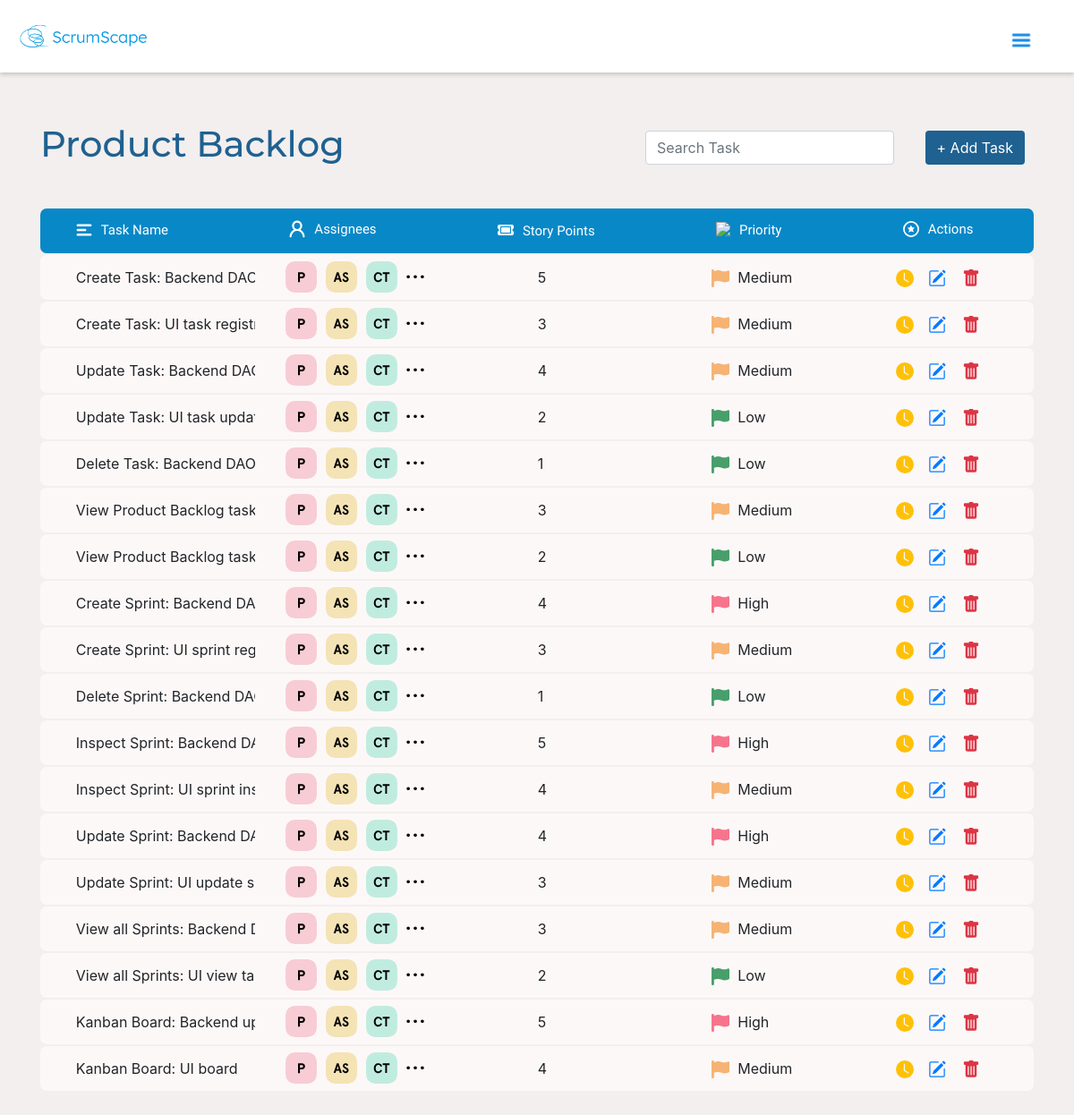
Before: /backlog/index.php (signed in) with the older database file.
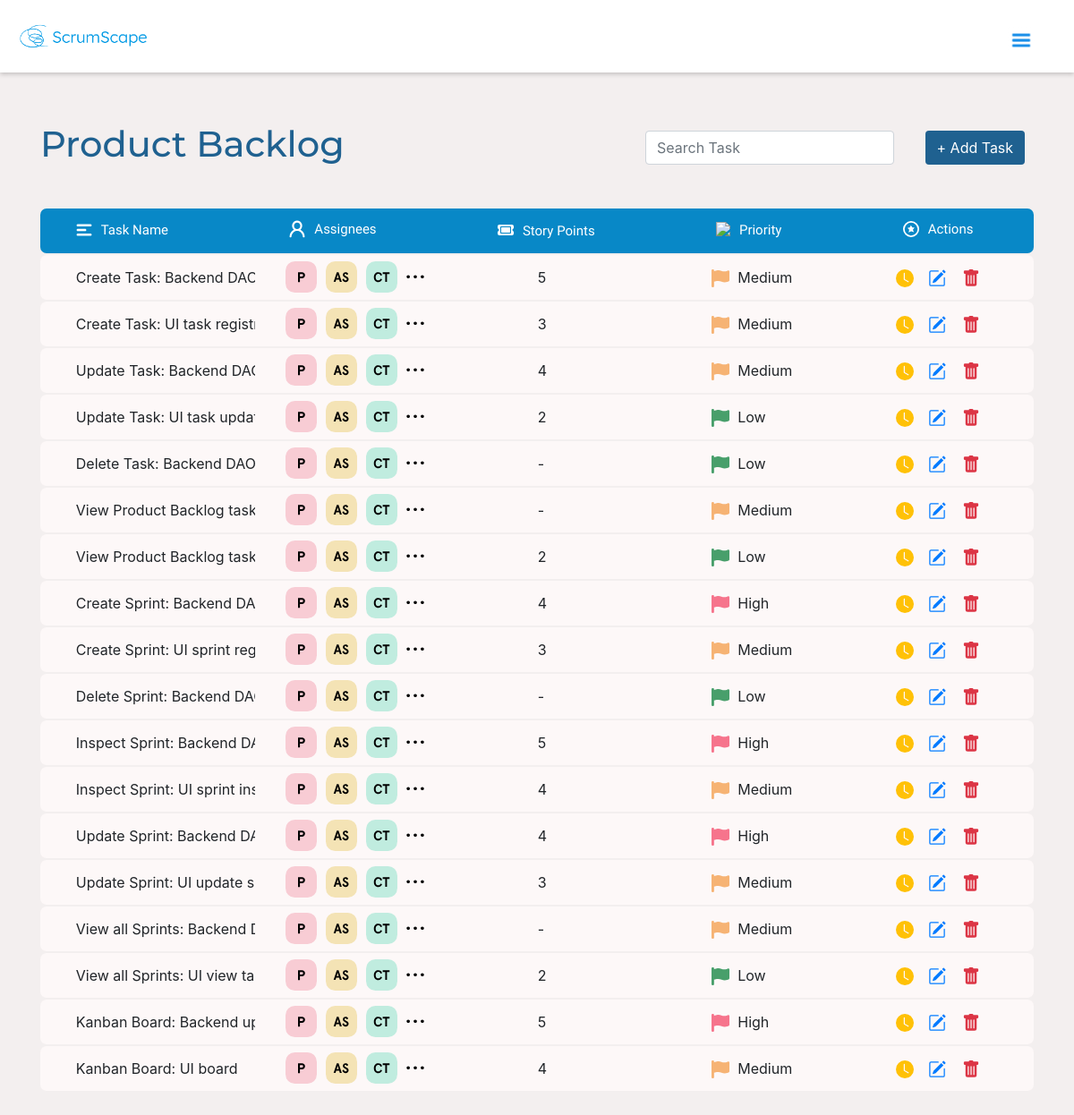
After: the same page with the newer database file.
### tables this page shows
CREATE TABLE `task` (
  `task_id` int(11) NOT NULL,
  `task_no` int(11) NOT NULL,
  `task_name` varchar(255) NOT NULL,
  `story_points` decimal(5,2),
  `priority` enum('Low','Medium','High') NOT NULL,
  `status` enum('Not Started','In Progress','Completed') DEFAULT 'Not Started',
  `created_at` timestamp NOT NULL DEFAULT current_timestamp(),
  `sprint_id` int(11) DEFAULT NULL
);

### database/connection.php (called while the page is built, shortened)
<?php
$db_hostname = "localhost";
$db_username = "fit2101_project";
$db_password = "fit2101";
$db_name = "fit2101_project";

### database/dao.php (called while the page is built, shortened)
<?php
require_once("connection.php");
class dao
{
    private $_db_handle;
    private function connectDatabase() {
        try {
            global $db_hostname, $db_username, $db_password, $db_name;
            $dsn = "mysql:host=$db_hostname;dbname=$db_name";
            $this->_db_handle = new PDO($dsn, $db_username, $db_password);
        } catch (PDOException $e) {
            $this->_error = $e->getMessage();
        }
    }
    public function getAllTasks() {
        try {
            $this->_query = "SELECT * FROM task";
            $this->_stmt = $this->_db_handle->prepare($this->_query);
            $this->_stmt->execute();
            return $this->_stmt->fetchAll(PDO::FETCH_OBJ);
        } catch (Exception $e) {
            $this->_error = $e->getMessage();
            return null;
        }
    }
}

### backlog/index.php (the view, shortened to what this page needs)
<?php
require_once('../database/dao.php');
$dao = new DAO();
$tasks = $dao->getAllTasks();
?>
<!DOCTYPE html>
<html lang="en">
<head>
    <link rel="stylesheet" href="https://cdn.jsdelivr.net/npm/bootstrap@4.3.1/dist/css/bootstrap.min.css"
>
</head>
<body>
    <?php
    require_once("../dashboard/navbar.php");
        ?>
    <div class="container mb-5">
        <div class="header-search">
            <h1>Product Backlog</h1>
            <input class="form-control search-bar col-sm-3" id="taskSearchInput" type="text" placeholder="Search Task" onkeyup="searchTasks()">
            <a href="create_task.php"> <button type="button" class="btn custom-btn">+ Add Task</button></a>
        </div>
        <table class="table" style="margin-bottom: 0">
            <thead>
            <tr class="table-header">
                <th class="d-flex align-items-center " style="border: none">
                    <h4 class="mb-0"><img src="/assets/task_icon.svg" class="header-icons"/>Task Name</h4>
                </th>
                <th class="d-flex align-items-center" style="border: none">
                    <h4 class="mb-0"><img src="/assets/assignee_icon.svg" class="header-icons"/>Assignees</h4>
                </th>
                <th class="d-flex align-items-center" style="border: none">
                    <h4 class="mb-0"><img src="/assets/storypt_icon.svg" class="header-icons"/>Story Points</h4>
                </th>
                <th class="d-flex align-items-center" style="border: none">
                    <h4 class="mb-0"><img src="/assets/priority_icon.svg" class="header-icons"/>Priority</h4>
                </th>
                <th class="d-flex align-items-center" style="border: none">
                    <h4 class="mb-0"><img src="/assets/actions_task.svg" class="header-icons"/>Actions</h4>
                </th>
            </tr>
            </thead>
            <tbody>
            <?php foreach ($tasks as $task): ?>
            <tr class="custom-row">
                <td class="d-flex align-items-center truncate table-cell task-name" style="border: none;">
                    <?= htmlspecialchars($task->task_name); ?>
                </td>
                <td class="d-flex align-items-center table-cell" style="border: none">
                    <div style="display: flex;  gap: 10px">
                        <img src="/assets/asgn1.svg" style="width: 35px"/>
                        <img src="/assets/asgn2.svg" style="width: 35px"/>
                        <img src="/assets/asgn3.svg" style="width: 35px"/>
                        <img src="/assets/etc.svg" style="width: 20px"/>
                    </div>
                </td>
                <td class="d-flex align-items-center table-cell" style="border: none">
                    <div style="margin-left: 70px;">
                        <?php
                        if ($task->story_points == NULL) {
                            echo '-';
                        }
                        else {
                            echo htmlspecialchars((int)$task->story_points);
                        }
                        ?>
                    </div>
                </td>
                <td class="d-flex align-items-center table-cell " style="border: none;">
                    <div style="margin-left: 52px;">
                        <span style="margin-right: 5px">
                        <?php
                            if($task->priority == "High") {
                        ?>      <img src="/assets/red-f.svg"/>
                        <?php
                            }
                        if($task->priority == "Medium") {
                            ?>      <img src="/assets/yell-f.svg"/>
                            <?php
                        }
                        if($task->priority == "Low") {
                            ?>      <img src="/assets/green-f.svg"/>
                            <?php
                        }
                        ?>
                        </span>
                        <?=htmlspecialchars($task->priority); ?>
                    </div>
                </td>
                <td class="d-flex align-items-center table-cell justify-content-center" style="border: none; gap: 4px">
                    <button type="button" class="btn btn-outline-warning" style="padding:5px;border: none">
                        <svg xmlns="http://www.w3.org/2000/svg" width="20" height="20" fill="currentColor" class="bi bi-clock-fill" viewBox="0 0 16 16">
                            <path d="M16 8A8 8 0 1 1 0 8a8 8 0 0 1 16 0M8 3.5a.5.5 0 0 0-1 0V9a.5.5 0 0 0 .252.434l3.5 2a.5.5 0 0 0 .496-.868L8 8.71z"/>
                        </svg>
                    </button>
                    <a href="update_task.php">
                        <button type="button" class="btn btn-outline-primary" style="padding:7px; border: none;">
                        </button>
                    </a>
                    <a href="index.php?id=<?= htmlspecialchars($task->task_id); ?>" onclick="return confirm('Are you sure you want to delete this task?');">
                    <button type="button" class="btn btn-outline-danger" style="padding:7px; border: none">
                    </button>
                    </a>
                </td>
            </tr>
            <?php endforeach; ?>
            </tbody>
        </table>
    </div>
</body>
</html>

### dashboard/navbar.php (shortened to what this page needs)
<?php
require_once('../database/dao.php');
?>
<!DOCTYPE html>
<html lang="en">
<head>
    <link rel="stylesheet" href="https://cdn.jsdelivr.net/npm/bootstrap@4.0.0/dist/css/bootstrap.min.css">
</head>
<body>
<nav class="navbar navbar-light bg-white drop-shadow d-flex justify-content-between align-items-center">
    <a class="navbar-brand" href="/dashboard">
        <img src="../assets/logo.png" style="width: 150px;" class="d-inline-block align-top" alt="logo">
    </a>
    <div style="border: none" id="hamburger-btn" class="navbar-toggler mt-2 mr-3" onclick="openNav()">
        <img src="../assets/ham.png" alt="Menu" class="img-fluid navbar-toggle">
    </div>
</nav>
</body>
</html>

### backlog/index.php (style rules this page uses)
body { background-color: #F5F5F5; }
.header-search { display: flex; align-items: center; gap:10px; padding-top: 5%; }
.header-search h1 { font-family: "Montserrat"; color: #1F6190; width: 60%; }
.search-bar { border-radius: 25px; background-color: #E8E8E8; border: 0px; margin-right: 25px; }
.custom-btn { background-color:#1F6190; color:white; }
.table-header { background-color: #0888C7; margin-top: 40px; border-radius: 7px; display: flex; justify-content: space-between; align-items: center; height: 50px; padding-right: 5%; padding-left: 2.5%; }
.table-header h4 { font-family: "Lexend"; font-size:15px; color: white; }
.header-icons { width: 18px; margin-right: 10px; margin-bottom: 3px; }
.custom-row { background-color: #FDF8F8; border-radius: 7px; display: flex; justify-content: space-between; align-items: center; height: 50px; padding-left: 2.5%; margin-top: 2px; }
.custom-row td:first-child { border-top-left-radius: 7px; border-bottom-left-radius: 7px; }
.custom-row td:last-child { border-top-right-radius: 7px; border-bottom-right-radius: 7px; }
.truncate { text-overflow: ellipsis; white-space: nowrap; overflow: hidden; margin-right: 2%; }
.table-cell { flex: 1; }

### dashboard/navbar.php (style rules this page uses)
body { background-color: #F3EFEF; }
.drop-shadow { box-shadow: 0 2px 5px rgba(0, 0, 0, 0.2); }
.navbar-toggler img { width: 30px; height: 30px; }
img { border: none; outline: none; }

Changed rows visible on the page:
changed task "Delete Task: Backend…": story_points "1" → (not shown); now shows "-"
changed task (number 6 of 18 on the later page): story_points "3" → (not shown); now shows "-"
changed task "Delete Sprint: Backend…": story_points "1" → (not shown); now shows "-"
changed task "View all Sprints: Backe…": story_points "3" → (not shown); now shows "-"
